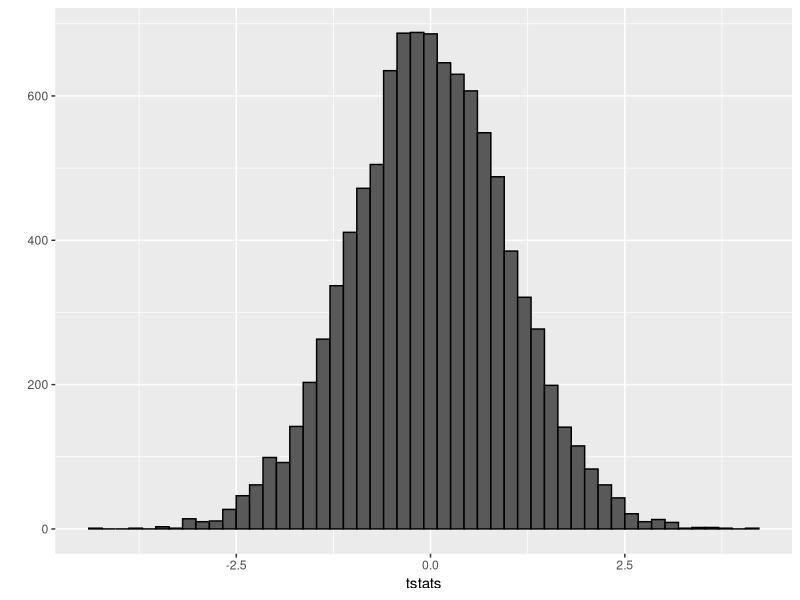
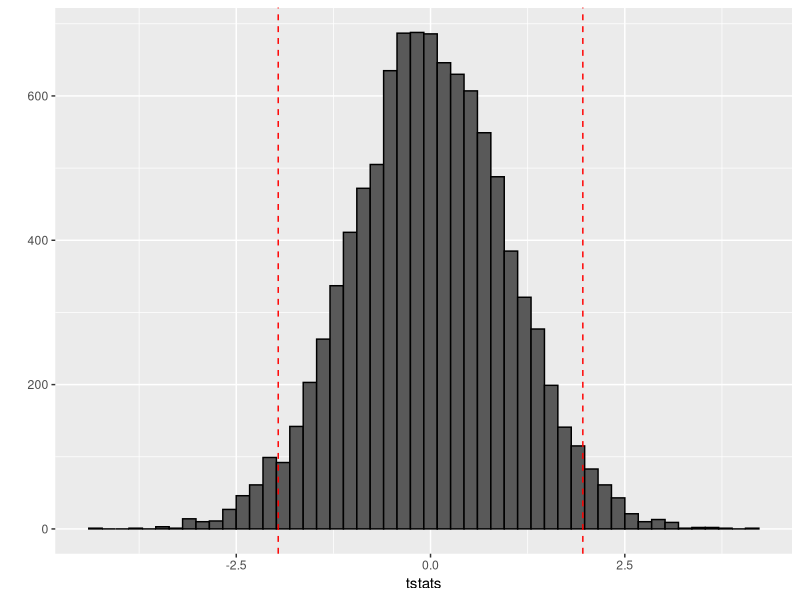
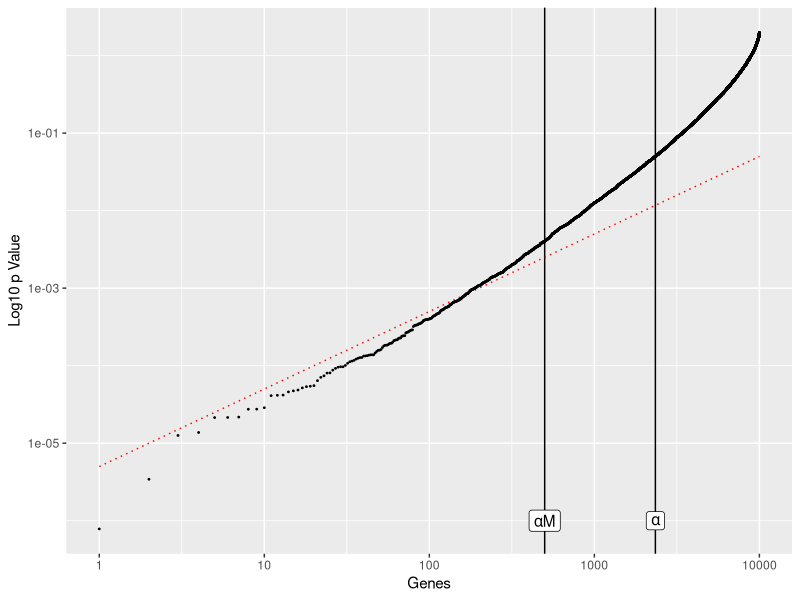
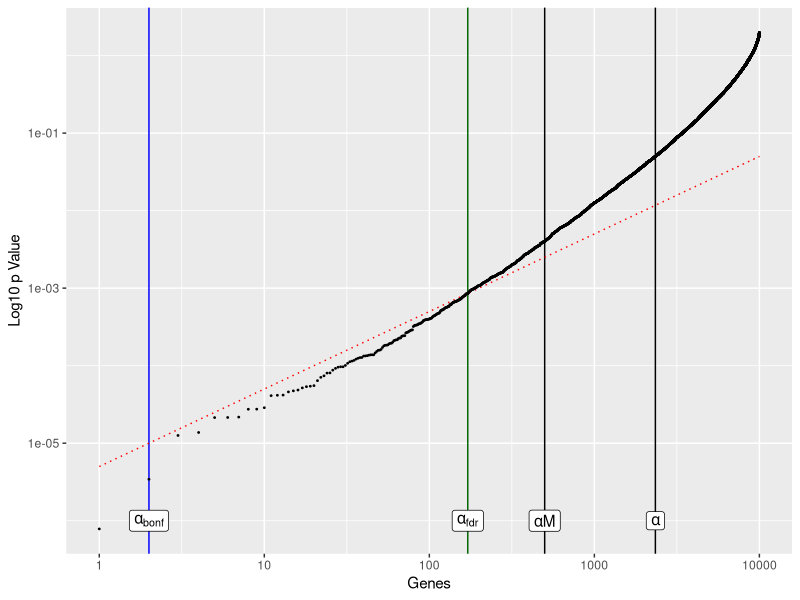

Reproduce these figures in R, in order.
## ---- chunk 1
knitr::opts_chunk$set(echo = TRUE)

library(ggplot2)
## ---- chunk 2
N_grp1 <- 50
N_grp2 <- 50
N <- N_grp1+N_grp2
M <- 10000

TABLE_grp1 <- matrix(rnorm(N_grp1*M,0,1),N_grp1,M,dimnames=list(paste0('sample',1:N_grp1),paste0('gene',1:M)))
TABLE_grp2 <- matrix(rnorm(N_grp2*M,0,1),N_grp2,M,dimnames=list(paste0('sample',1:N_grp2),paste0('gene',1:M)))
TABLE <- rbind(TABLE_grp1,TABLE_grp2)
## ---- chunk 3
set.seed(453)
tstats <- vector(mode='double',length=M)
for (gene in seq_len(M)){
  grp1 <- TABLE[1:50,gene]
  grp2 <- TABLE[51:100,gene]
  
  mu1 <- mean(grp1)
  mu2 <- mean(grp2)
  
  v1 <- sum((grp1 - mean(grp1))^2)
  v2 <- sum((grp2 - mean(grp2))^2)
  
  s2 <- (1/(N-2))*(v1 + v2)
  se <- sqrt(s2*(1/N_grp1 + 1/N_grp2))
  
  tstats[gene] <- (mu1-mu2)/se
}
## ---- chunk 4
qplot(tstats,geom='histogram',color=I('black'),bins=50)
## ---- chunk 5
qplot(tstats,geom='histogram',color=I('black'),bins=50) +
  geom_vline(xintercept=qnorm(0.025),linetype=2,color='red') +
  geom_vline(xintercept=qnorm(0.975),linetype=2,color='red')
## ---- chunk 6
sum(tstats<qnorm(0.025) | tstats>qnorm(0.975))
## ---- chunk 7
N_grp1 <- 50
N_grp2 <- 50
N <- N_grp1+N_grp2
M <- 10000

TABLE_grp1 <- matrix(rnorm(N_grp1*M,.25,2),N_grp1,M,dimnames=list(paste0('sample',1:N_grp1),paste0('gene',1:M)))
TABLE_grp2 <- matrix(rnorm(N_grp2*M,-.25,2),N_grp2,M,dimnames=list(paste0('sample',1:N_grp2),paste0('gene',1:M)))
TABLE <- rbind(TABLE_grp1,TABLE_grp2)

tstats <- vector(mode='double',length=M)
tstats2 <- vector(mode='double',length=M)
for (gene in seq_len(M)){
  grp1 <- TABLE[1:50,gene]
  grp2 <- TABLE[51:100,gene]
  
  mu1 <- mean(grp1)
  mu2 <- mean(grp2)
  
  v1 <- sum((grp1 - mean(grp1))^2)
  v2 <- sum((grp2 - mean(grp2))^2)
  
  s2 <- (1/(N-2))*(v1 + v2)
  se <- sqrt(s2*(1/N_grp1 + 1/N_grp2))
  
  tstats[gene] <- (mu1-mu2)/se
}

sum(tstats<qnorm(0.025) | tstats>qnorm(0.975))
## ---- chunk 8
pvals <- 2*(1-pt(tstats,N-2))
## ---- chunk 9
alpha <- .05
sum(pvals < alpha)
## ---- chunk 10
alpha_bonf <- alpha/M
sum(pvals < alpha_bonf)
## ---- chunk 11
alpha <- .05
df <- data.frame(gene=1:length(pvals),
                 p=sort(pvals),
                 fit=(1:length(pvals))*alpha/M)
ggplot(df,aes(gene,p)) +
  geom_vline(xintercept=sum(pvals < alpha),size=.5) +
  geom_vline(xintercept=alpha*M,size=.5) +
  geom_line(aes(gene,fit),color='red',linetype=3,size=.5) +
  geom_point(size=.3) + 
  scale_x_log10() + scale_y_log10() + labs(x='Genes',y='Log10 p Value') +
  annotate('label',sum(pvals < alpha),1e-06,label='alpha',parse=TRUE) +
  annotate('label',alpha*M,1e-06,label='alpha*M',parse=TRUE)
## ---- chunk 12
alpha_fdr <- max(df$p[df$p < alpha*df$gene/M])
sum(pvals<alpha_fdr)
## ---- chunk 13
ggplot(df,aes(gene,p)) +
  geom_vline(xintercept=sum(pvals < alpha),size=.5) +
  geom_vline(xintercept=alpha*M,size=.5) +
  geom_vline(xintercept=sum(pvals < alpha_bonf),size=.5,color='blue') +
  geom_vline(xintercept=sum(pvals < alpha_fdr),size=.5,color='darkgreen') +
  geom_line(aes(gene,fit),color='red',linetype=3,size=.5) +
  geom_point(size=.3) + 
  scale_x_log10() + scale_y_log10() + labs(x='Genes',y='Log10 p Value') +
  annotate('label',sum(pvals < alpha),1e-06,label='alpha',parse=TRUE) +
  annotate('label',alpha*M,1e-06,label='alpha*M',parse=TRUE) +
  annotate('label',sum(pvals < alpha_bonf),1e-06,label='alpha[bonf]',parse=TRUE) +
  annotate('label',sum(pvals < alpha_fdr),1e-06,label='alpha[fdr]',parse=TRUE)
